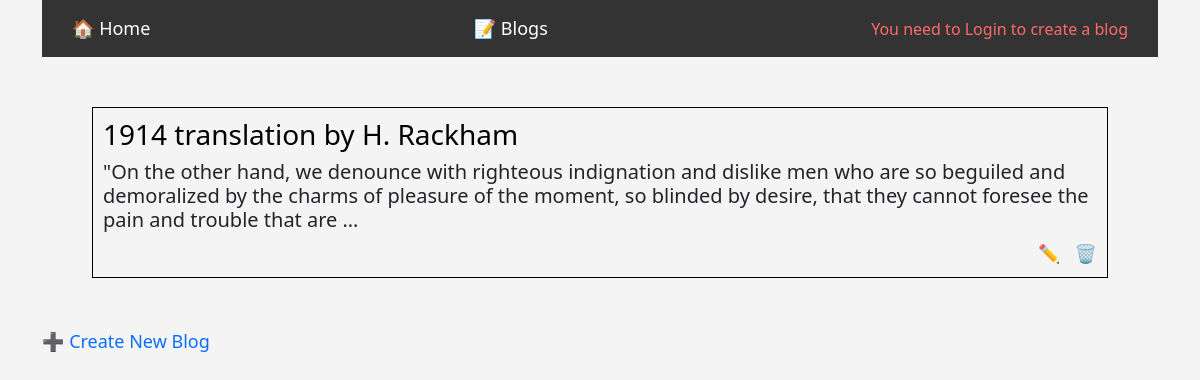
Page /blog/ on the earlier database version.
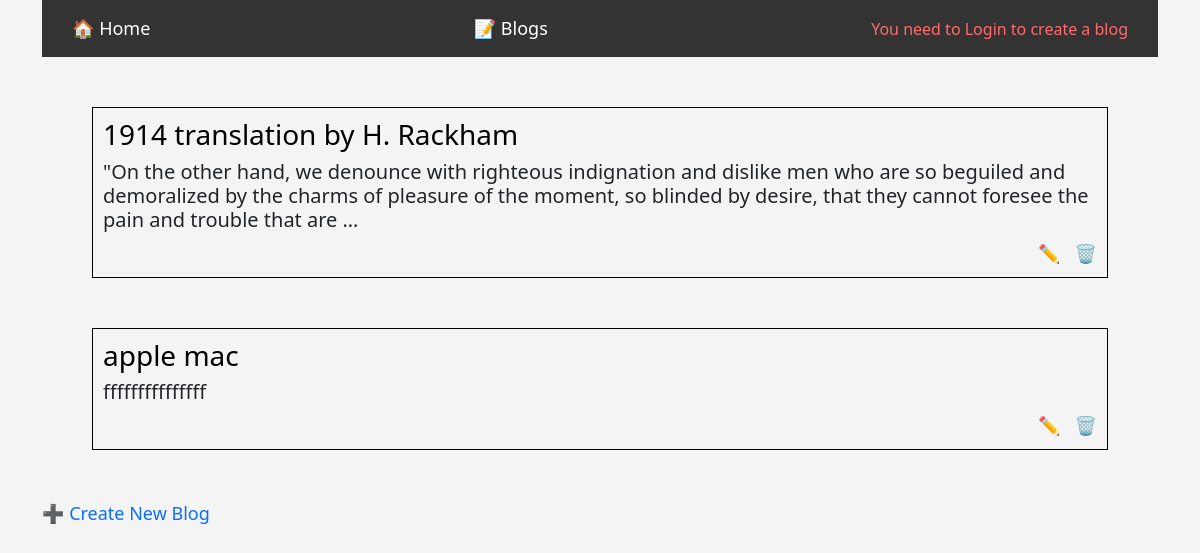
Same page on the later database version.
### blog/models.py (models this page shows, shortened)
class Blog(models.Model):
    user = models.ForeignKey(user,on_delete=models.CASCADE)
    name = models.CharField(max_length=100)
    slug = models.CharField(max_length=50,unique=True)
    content = models.TextField(null=True, blank=True)
    image = models.ImageField(upload_to='image/', null=True, blank=True)
    published_date = models.DateTimeField(auto_now_add=False,auto_now=False,null=True, blank=True)
    def get_update_url(self):
        return f"/blog-update/{self.slug}"
    def get_delete_url(self):
        return f"/blog-delete/{self.slug}"
    def get_create_url(self):
        return f"/blog-create/"
    def get_details_url(self):
        return f"/blog/{self.slug}"

### blog/views.py (the view)
# urls.py: path('',views.list, name='blog'),
def list(request):
    blogs = Blog.objects.all()
    context = {"blogs":blogs}
    return render(request, 'blog/list.html',context)

### blog/templates/blog/list.html (shortened to what this page needs)
{% extends 'base.html' %}
{% block content %}
    <div class="navbar">
    <a href="{% url 'home' %}">🏠 Home</a>
    <a href="{% url 'blog' %}">📝 Blogs</a>
    {% if user.is_authenticated %}
        <a href="{% if blogs.exists %}{{ blogs.first.get_create_url }}{% else %}/blog-create/{% endif %}" >➕ Create Blog</a>
    {% else %}
        <span class="warning">
            You need to Login to create a blog
        </span>
    {% endif %}
    </div>
{% for blog in blogs %}
    <div style="border: 1px solid black; padding: 10px; margin: 50px;">
        <a href="{{blog.get_details_url}}" style="text-decoration: none; color: black;">
            <h3>{{ blog.name }}</h3>
        </a>
        <h5>{{ blog.content | truncatewords:40 }}</h5>
        <div style="display: flex;align-items: center;justify-content:end;">
                    <a href="{{ blog.get_update_url }}"
           style="text-decoration: none; font-size: 18px;margin-right:14px;">
            ✏️
        </a>
        <a href="{{ blog.get_delete_url }}"
           style="text-decoration: none; font-size: 18px;">
            🗑️
        </a>
        </div>
    </div>
{% endfor %}
    <div class="blog-create">
        <a href="{% if blogs.exists %}{{ blogs.first.get_create_url }}{% else %}/blog-create/{% endif %}"
           style="text-decoration: none; font-size: 18px;">
            ➕ Create New Blog
        </a>
    </div>
{% endblock content %}

Differences in the rows shown:
added Blog: name "apple mac", content "fffffffffffffff"
